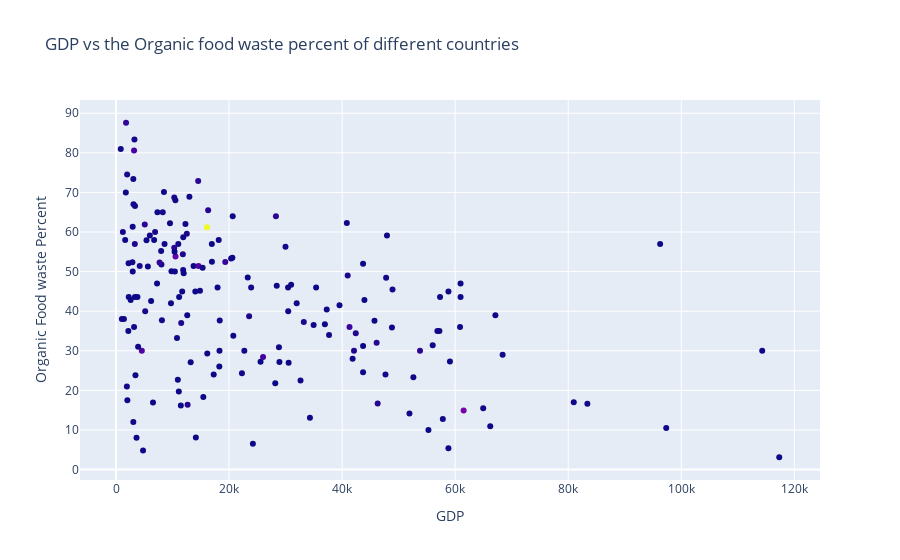

The code cell stored with this chart in its notebook:
### Markdown cell above
Ths scatter plot graph between the GDP and the Organic food waste percent. It is showing the standing of different countries with respect to one another. You can see that the countries are evenly distributes over the plot.

### Code cell
# GDP VS Waste

fig2 = go.Figure(data=go.Scatter(x=country['GDP'],
                                y=country['organic_food_waste_percent'],
                                mode='markers',
                                marker_color=country['population'],
                                text=country['country'])) 

fig2.update_layout(title='GDP vs the Organic food waste percent of different countries',
                   xaxis_title="GDP", yaxis_title = "Organic Food waste Percent")

# fig1.show()
fig2.show()

### Figure 1 — Plotly figure (JSON) as saved in the notebook; plotly's stock layout.template omitted (floating-point values rounded to 4 significant figures; data arrays with more than 128 entries replaced by an {"elided": "..."} marker saying what was removed)
{"data": [{"marker": {"color": {"elided": "174 int values"}}, "mode": "markers", "text": {"elided": "174 str values"}, "type": "scatter", "x": {"elided": "174 float values"}, "y": {"elided": "174 float values"}}], "layout": {"title": {"text": "GDP vs the Organic food waste percent of different countries"}, "xaxis": {"title": {"text": "GDP"}}, "yaxis": {"title": {"text": "Organic Food waste Percent"}}}}
